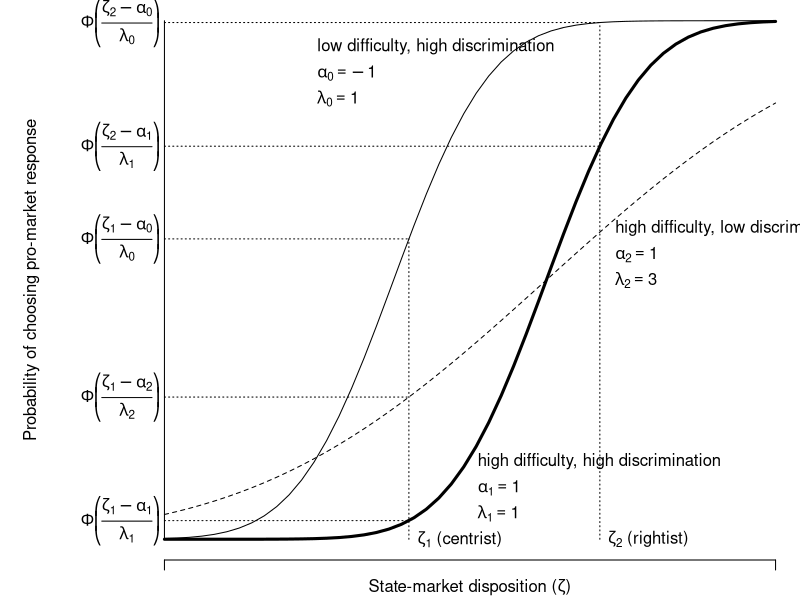

Reproduce this figure in R.
#Producing figure irtExample

ruler <- seq(-4,4,length=50)
curve1 <- pnorm((ruler-1)/1)
curve2 <- pnorm((ruler-(-1))/1)
curve3 <- pnorm((ruler-1)/3)

pdf ("Graphs/irtExample.pdf", h=7, w=12)
par (mar=c(2,7,0,0), las=0)
plot (ruler, curve1, type="l", lwd=3, ylim=c(0,1), xlim=c(-4,4), axes=F, xlab="", ylab="")
points (xy.coords(ruler, curve2), type="l", col="black", lwd=1)
points (xy.coords(ruler, curve3), type="l", col="black", lwd=1, lty=2)
axis (1, at=c(-4,4), labels=FALSE, tick=TRUE)
#axis (2, at=c(0,1), labels=FALSE, tick=TRUE)
mtext (expression (paste ("State-market disposition (", zeta, ")")), side=1, line=1)
mtext ("Probability of choosing pro-market response", side=2, line=5)
par (las=1)
segments (x0=-4, x1=-4, y0=0, y1=1)
text (xy.coords(0.1,0.15), labels="high difficulty, high discrimination", adj=c(0,NA))
text (xy.coords(0.1,0.10), labels=expression(alpha[1]== 1), adj=c(0,NA))
text (xy.coords(0.1,0.05), labels=expression(lambda[1]==1), adj=c(0,NA))
text (xy.coords(-2,0.95), labels="low difficulty, high discrimination", adj=c(0,NA))
text (xy.coords(-2,0.90), labels=expression(alpha[0]==-1), adj=c(0,NA))
text (xy.coords(-2,0.85), labels=expression(lambda[0]==1), adj=c(0,NA))
text (xy.coords(1.9,0.60), labels="high difficulty, low discrimination", adj=c(0,NA))
text (xy.coords(1.9,0.55), labels=expression(alpha[2]==1), adj=c(0,NA))
text (xy.coords(1.9,0.50), labels=expression(lambda[2]==3), adj=c(0,NA))
text (xy.coords(1.7,0), labels=expression(paste(zeta[2], " (rightist)")), adj=c(-0.1,NA))
text (xy.coords(-0.8,0), labels=expression(paste(zeta[1], " (centrist)")), adj=c(-0.1,NA))

segments (x0=1.7, x1=1.7, y0=0, y1=pnorm((1.7+1)/1), lty=3)
segments (x0=-4, x1=1.7, y0=pnorm((1.7-1)/1), y1=pnorm((1.7-1)/1), lty=3)
segments (x0=-4, x1=1.7, y0=pnorm((1.7+1)/1), y1=pnorm((1.7+1)/1), lty=3)

segments (x0=-0.8, x1=-0.8, y0=0, y1=pnorm((-0.8+1)/1), lty=3)
segments (x0=-4, x1=-0.8, y0=pnorm((-0.8+1)/1), y1=pnorm((-0.8+1)/1), lty=3)
segments (x0=-4, x1=-0.8, y0=pnorm((-0.8-1)/1), y1=pnorm((-0.8-1)/1), lty=3)

segments (x0=-4, x1=-0.8, y0=pnorm((-0.8-1)/3), y1=pnorm((-0.8-1)/3), lty=3)


mtext (at=pnorm((1.7+1)/1), side=2, text=expression(paste (Phi, bgroup("(", frac(zeta[2]-alpha[0],lambda[0]), ")"))), line=-1)
mtext (at=pnorm((1.7-1)/1), side=2, text=expression(paste (Phi, bgroup("(", frac(zeta[2]-alpha[1],lambda[1]), ")"))), line=-1)
mtext (at=pnorm((-0.8+1)/1), side=2, text=expression(paste (Phi, bgroup("(", frac(zeta[1]-alpha[0],lambda[0]), ")"))), line=-1)
mtext (at=pnorm((-0.8-1)/1), side=2, text=expression(paste (Phi, bgroup("(", frac(zeta[1]-alpha[1],lambda[1]), ")"))), line=-1)
mtext (at=pnorm((-0.8-1)/3), side=2, text=expression(paste (Phi, bgroup("(", frac(zeta[1]-alpha[2],lambda[2]), ")"))), line=-1)
dev.off()